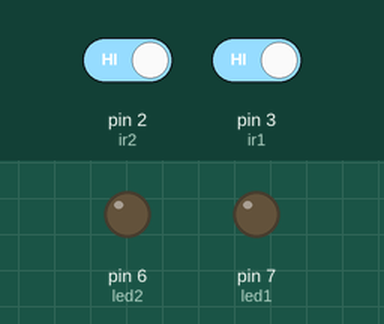
Recording of a sketch running on a simulated Arduino Uno, built with avr-gcc and run on an emulated ATmega328P. Parts: output pins drawn as LEDs (lit = HIGH). Inputs (shaded band) come from the test bench; at power-on: pin 2 (ir2) HIGH, pin 3 (ir1) HIGH.

Above: at 1.2 s.
1.3 s: pin 2 (ir2) driven LOW
At 2.0 s:
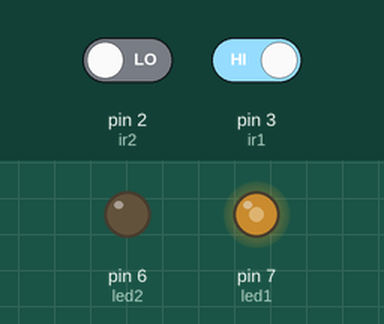
2.8 s: pin 3 (ir1) driven LOW
At 3.9 s:
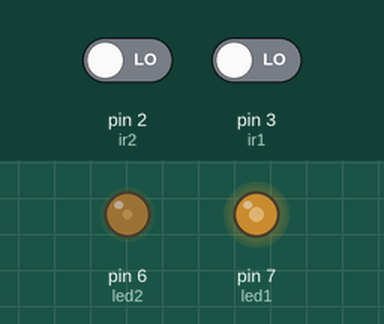
4.3 s: pin 2 (ir2) driven HIGH
At 5.4 s:
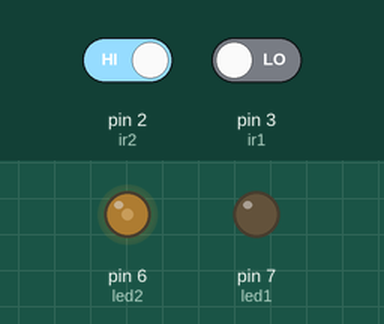
5.8 s: pin 3 (ir1) driven HIGH
At 6.1 s:
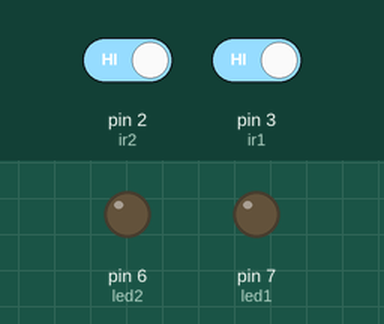
7.3 s: pin 2 (ir2) driven LOW
At 7.7 s:
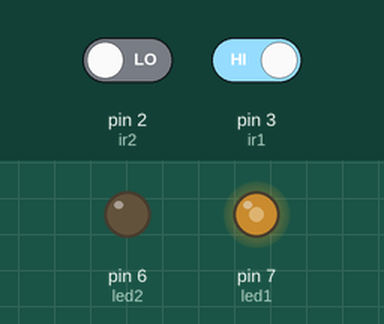
8.8 s: pin 2 (ir2) driven HIGH
At 9.6 s:
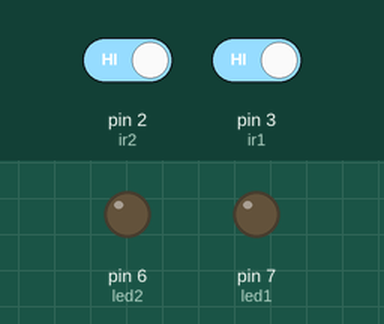
Timing chart, 0 to 11.3 s (numbered marks = the images above; inputs shaded):
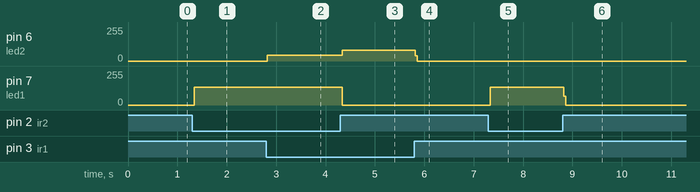

Measured:
- after the input at 1.3 s, pin 7 (led1): 0/255 → 134/255 at once
- after the input at 2.8 s, pin 6 (led2): 0/255 → 45/255 at once
- after the input at 4.3 s, pin 6 (led2): 45/255 → 80/255 at once; pin 7 (led1): 134/255 → 0/255 at once
- after the input at 5.8 s, pin 6 (led2): 80/255 → 0/255 at once
- after the input at 7.3 s, pin 7 (led1): 0/255 → 134/255 at once
- after the input at 8.8 s, pin 7 (led1): 134/255 → 0/255 at once

The sketch:

STREET.ino
```cpp
int ir1 = 3;
int ir2 = 2;

int led1 = 7;
int led2 = 6;

int proxy1 = 0;
int proxy2 = 0;

void setup() {
  pinMode(ir1, INPUT);
  pinMode(ir2, INPUT);
  pinMode(led1, OUTPUT);
  pinMode(led2, OUTPUT);
}

void loop() {
  proxy1 = digitalRead(ir1);
  proxy2 = digitalRead(ir2);

  if (proxy1 == LOW) {
    digitalWrite(led1, LOW);
    digitalWrite(led2, HIGH);
  } else {
    digitalWrite(led1, LOW);
    digitalWrite(led2, LOW);
  } if (proxy2 == LOW) {
    digitalWrite(led2, LOW);
    digitalWrite(led1, HIGH);
  } else {
    digitalWrite(led1, LOW);
    digitalWrite(led2, LOW);
  }
}
```
